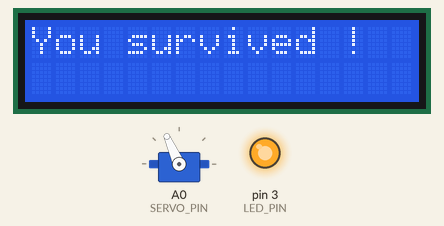
Bench run of a sketch on a simulated Arduino Uno, built with avr-gcc and run on an emulated ATmega328P. Parts: servo, 16×2 character LCD, output pins drawn as LEDs (lit = HIGH).

Above: at 6.76 s.
At 16.0 s:
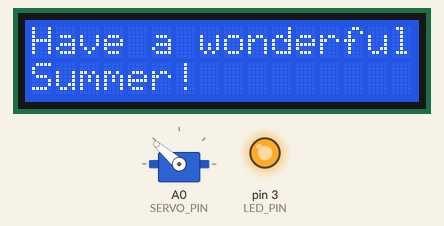
At 21.7 s:
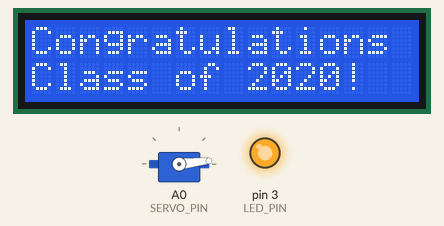
At 33.2 s:
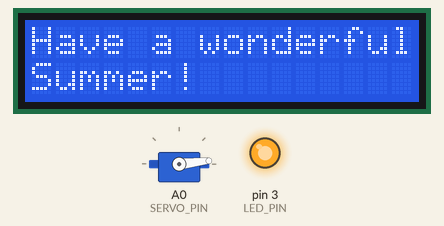
Timing chart, 0 to 40.0 s (numbered marks = the images above):
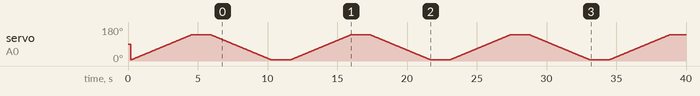

The sketch:

main.ino
```cpp
#include <Servo.h>
#include <LiquidCrystal.h>

#define TIMER2_COUNTS 1
#define LCD_COUNTS 200

#define LCD_RS 8
#define LCD_EN 9
#define LCD_D4 10
#define LCD_D5 11
#define LCD_D6 12
#define LCD_D7 13

#define LED_PIN PD3
#define SERVO_PIN A0
//#define SERVO_PIN PC0

#define LCD_PRINT_AND_CLEAR(_DATA) lcd.clear(); lcd.print(_DATA);
#define LCD_PRINT_ON_NL(_DATA) lcd.setCursor(0, 1); lcd.print(_DATA);

Servo myservo;
LiquidCrystal lcd(LCD_RS, LCD_EN, LCD_D4, LCD_D5, LCD_D6, LCD_D7);

int servo_angle;
int servo_dir;
int tim2_counter;
int lcd_counter;
int lcd_state;

void setup() {
  // put your setup code here, to run once:

  pinMode(LED_PIN, OUTPUT);
  pinMode(SERVO_PIN, OUTPUT);
  digitalWrite(LED_PIN, HIGH);

  myservo.attach(SERVO_PIN);
  myservo.write(90);
  lcd.begin(16, 2);
  lcd.clear();

  servo_angle = 0;
  tim2_counter = 0;
  lcd_counter = -1;
  lcd_state = 0;
  servo_dir = 0;

  // Set up update timer
  TCCR2B = 0b111; // Set divider to CLK/1024
  TIMSK2 = 0x01; // Set time interrupt
  interrupts();
}

void loop() {
  // put your main code here, to run repeatedly:

}

ISR(TIMER2_OVF_vect){
  //tim2_counter++;
  //if(tim2_counter == TIMER2_COUNTS){
   // tim2_counter = 0;

    if(servo_dir == 0){
      servo_angle++;
      if(servo_angle >= 140+20){
        servo_dir = 1;
      }
    }
    else{
      servo_angle--;
      if(servo_angle <= 5-20){
        servo_dir = 0;
      }
    }
    if(servo_angle > 5 && servo_angle < 140){
      myservo.write(servo_angle);
    }
  //}

  lcd_counter++;
  if(lcd_counter == LCD_COUNTS){
    lcd_counter = 0;

    lcd_state++;
    switch(lcd_state){
      case 0:
        LCD_PRINT_AND_CLEAR("Congratulations");
        LCD_PRINT_ON_NL("Class of 2020!");
        break;
      case 1:
        LCD_PRINT_AND_CLEAR("You survived !");
        break;
      case 2:
        LCD_PRINT_AND_CLEAR("Have a wonderful");
        LCD_PRINT_ON_NL("Summer!");
        lcd_state = -1;
        break;
    }
  }
}
```
